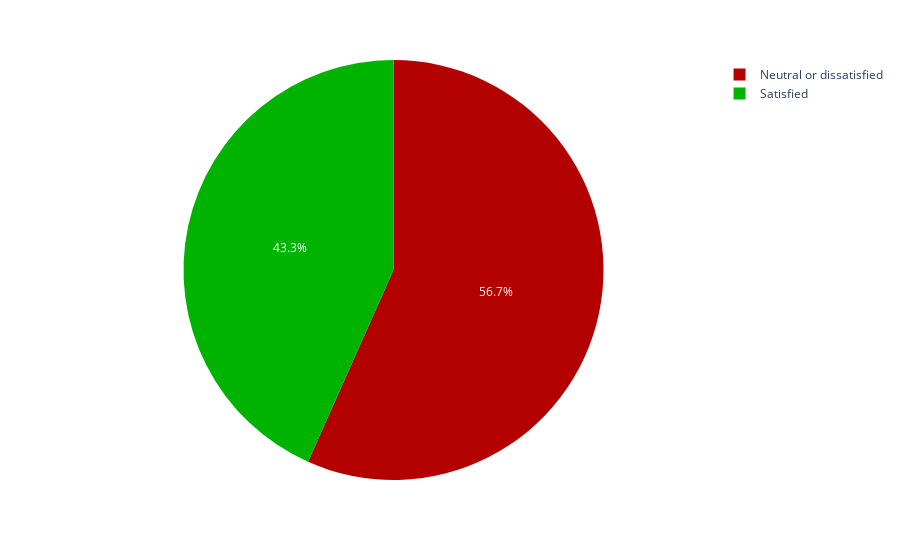

Notebook code for this chart:
### Code cell
pie_satisfaction = px.pie(df.satisfaction.value_counts(), values='satisfaction', 
    names=["Neutral or dissatisfied", "Satisfied"], color_discrete_sequence= ['#b30000','#00b300'])
pie_satisfaction.show()

### Figure 1 — Plotly figure (JSON) as saved in the notebook; plotly's stock layout.template omitted (floating-point values rounded to 4 significant figures)
{"data": [{"domain": {"x": [0, 1], "y": [0, 1]}, "hovertemplate": "label=%{label}<br>satisfaction=%{value}<extra></extra>", "labels": ["Neutral or dissatisfied", "Satisfied"], "legendgroup": "", "name": "", "showlegend": true, "type": "pie", "values": [58879, 45025]}], "layout": {"legend": {"tracegroupgap": 0}, "margin": {"t": 60}, "piecolorway": ["#b30000", "#00b300"]}}
